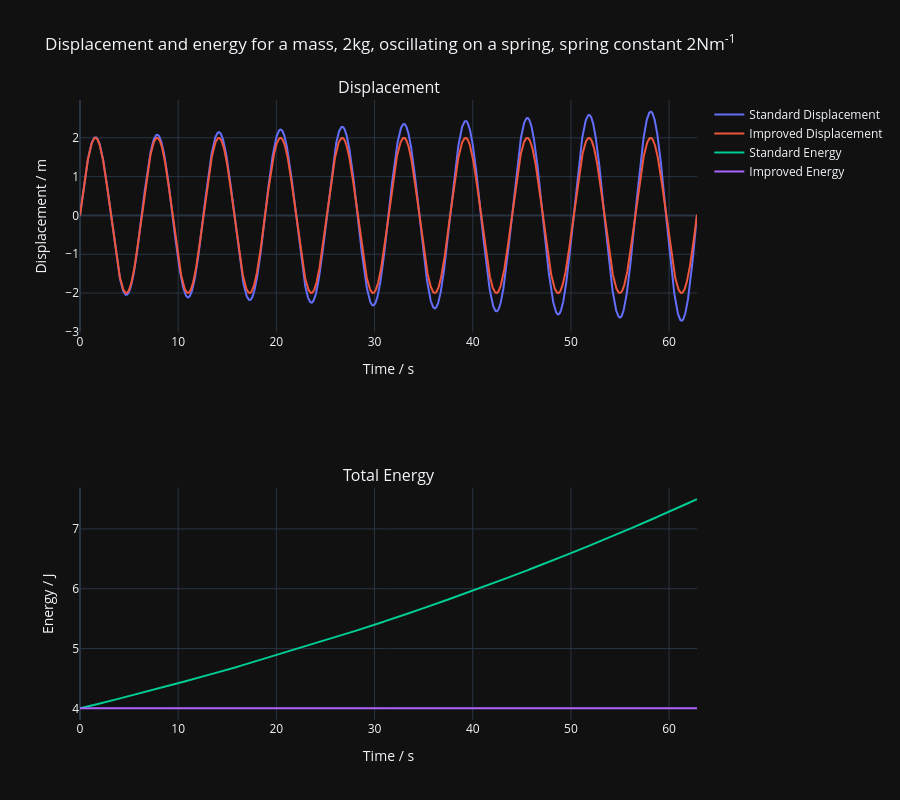

This figure's notebook cell:
### Markdown cell above
## Plot of Displacement and Energy

### Code cell
fig = sp.make_subplots(
    rows=2,
    cols=1, 
    subplot_titles=("Displacement", "Total Energy")
)

# Displacement 
fig.add_trace(go.Scatter(x=t, y=x_standard, name="Standard Displacement"), row=1, col=1)
fig.add_trace(go.Scatter(x=t, y=x_improved, name="Improved Displacement"), row=1, col=1)


# Energy
fig.add_trace(go.Scatter(x=t, y=E_standard, name="Standard Energy"), row=2, col=1)
fig.add_trace(go.Scatter(x=t, y=E_improved, name="Improved Energy"), row=2, col=1)

fig.update_xaxes(title_text="Time / s", col=1)
fig.update_yaxes(title_text="Displacement / m", col=1, row=1)
fig.update_yaxes(title_text="Energy / J", col=1, row=2)

fig.update_layout(
    title=f"Displacement and energy for a mass, {m}kg, oscillating on a spring, spring constant {k}Nm<sup>-1</sup>",
    template="plotly_dark",
    height=800
)

fig.show()

### Figure 1 — Plotly figure (JSON) as saved in the notebook; plotly's stock layout.template omitted (floating-point values rounded to 4 significant figures; data arrays with more than 128 entries replaced by an {"elided": "..."} marker saying what was removed)
{"data": [{"name": "Standard Displacement", "type": "scatter", "x": {"elided": "6285 float values"}, "xaxis": "x", "y": {"elided": "6285 float values"}, "yaxis": "y"}, {"name": "Improved Displacement", "type": "scatter", "x": {"elided": "6285 float values"}, "xaxis": "x", "y": {"elided": "6285 float values"}, "yaxis": "y"}, {"name": "Standard Energy", "type": "scatter", "x": {"elided": "6285 float values"}, "xaxis": "x2", "y": {"elided": "6285 float values"}, "yaxis": "y2"}, {"name": "Improved Energy", "type": "scatter", "x": {"elided": "6285 float values"}, "xaxis": "x2", "y": {"elided": "6285 float values"}, "yaxis": "y2"}], "layout": {"annotations": [{"font": {"size": 16}, "showarrow": false, "text": "Displacement", "x": 0.5, "xanchor": "center", "xref": "paper", "y": 1, "yanchor": "bottom", "yref": "paper"}, {"font": {"size": 16}, "showarrow": false, "text": "Total Energy", "x": 0.5, "xanchor": "center", "xref": "paper", "y": 0.375, "yanchor": "bottom", "yref": "paper"}], "height": 800, "title": {"text": "Displacement and energy for a mass, 2kg, oscillating on a spring, spring constant 2Nm<sup>-1</sup>"}, "xaxis": {"anchor": "y", "domain": [0, 1], "title": {"text": "Time / s"}}, "xaxis2": {"anchor": "y2", "domain": [0, 1], "title": {"text": "Time / s"}}, "yaxis": {"anchor": "x", "domain": [0.625, 1], "title": {"text": "Displacement / m"}}, "yaxis2": {"anchor": "x2", "domain": [0, 0.375], "title": {"text": "Energy / J"}}}}
